Frame 1 (no input): blank canvas, image omitted
Frame 60 (no input): blank canvas, image omitted
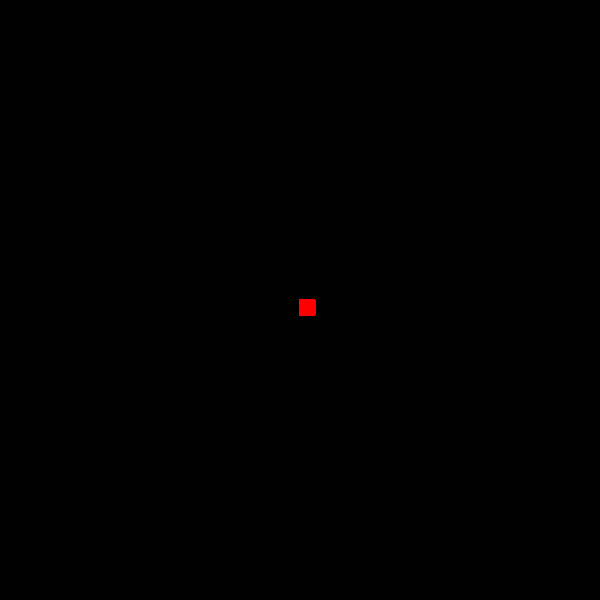
Frame 120 (the mouse pressed at the canvas centre since frame 60)

The p5.js sketch whose frames 1 and 60 were blank and that drew this single picture after the mouse press (run headless with seeded random() and noise() and a simulated clock; from frame 60 on, the mouse is pressed at the canvas centre):

// p5.js sketch
// ── sketch.js
function setup() {
    createCanvas(600, 600);
    background("black")
  }
  
  function draw() {
    stroke("red");
   fill("red");
    
    if(mouseIsPressed){
      rect(mouseX, mouseY,15,15);
    }
  }
